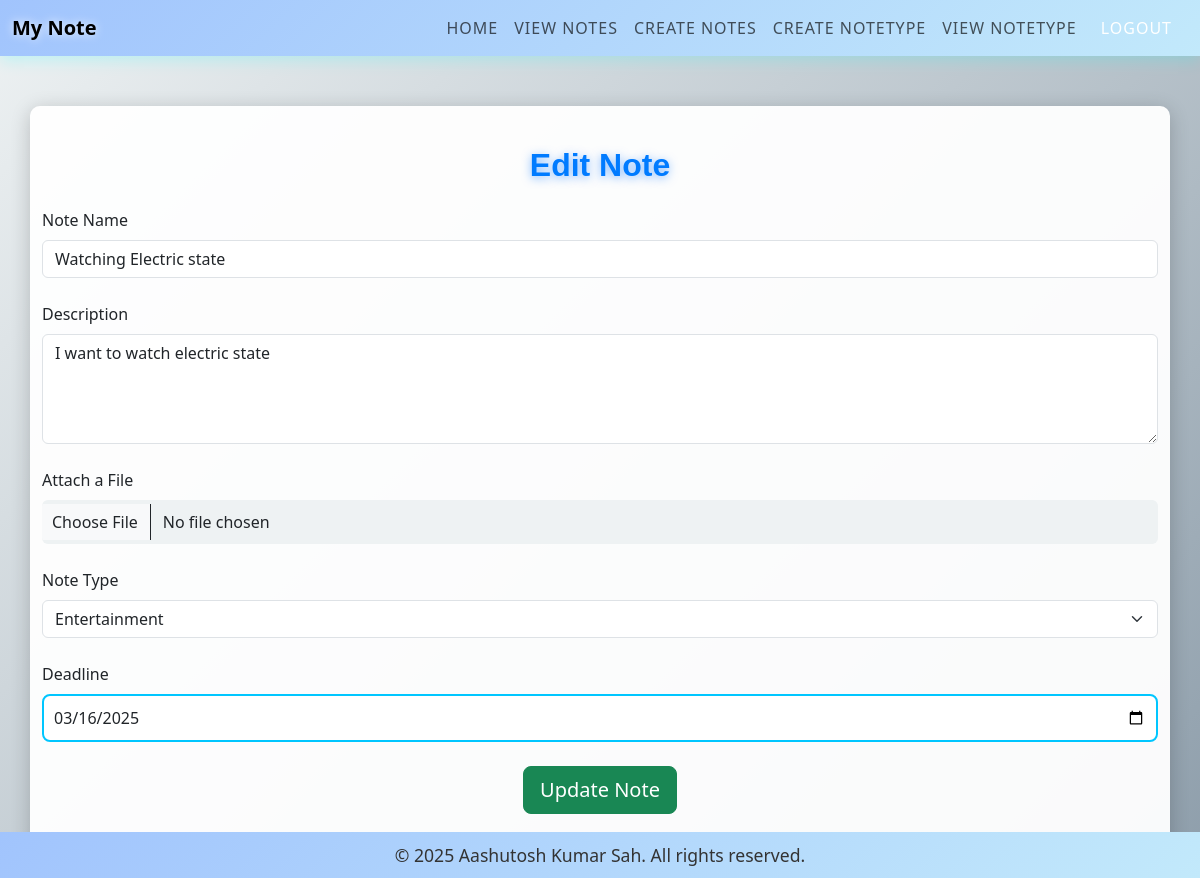
Screenshot of /edit_note/4/ (signed in) with the database file from the repository.
### base/models.py (models this page shows)
class Notes(models.Model):
    name = models.CharField(max_length=200)
    description = models.TextField()
    file = models.FileField(upload_to='media/')
    deadline_at = models.DateField( auto_now=True)
    user = models.ForeignKey(User, on_delete=models.CASCADE, null=True)
    type = models.ForeignKey(NoteType, on_delete=models.SET_NULL, null=True)
    created_at = models.DateField( auto_now_add=True)
    updated_at = models.DateField( auto_now=True)

class NoteType(models.Model):
    name = models.CharField(max_length=200)
    created_at = models.DateField( auto_now_add=True)
    updated_at = models.DateField( auto_now=True)

### base/views.py (the view, shortened to what this page needs)
# urls.py: path('edit_note/<int:pk>/', edit_note,  name= 'edit_note'),
@login_required
def edit_note(request, pk):
    note_obj = Notes.objects.get(id=pk, user=request.user)  # Fetch the note only if it belongs to the logged-in user
    notetype_objs = NoteType.objects.all()
    return render(request, 'edit_note.html', context={'Note': note_obj, 'NoteType': notetype_objs})

### templates/edit_note.html (shortened to what this page needs)
{% include "header.html" %}
<div class="container content">
    <h1 class="mb-4 text-center title">Edit Note</h1>
    <form method="post" enctype="multipart/form-data">
        <div class="mb-4">
            <label for="name" class="form-label">Note Name</label>
            <input type="text" class="form-control" id="name" name="name" placeholder="Enter the name of the note" value="{{ Note.name }}" required>
        </div>
        <div class="mb-4">
            <label for="description" class="form-label">Description</label>
            <textarea class="form-control" id="description" name="description" rows="4" placeholder="Enter a description for the note">{{ Note.description }}</textarea>
        </div>
        <div class="mb-4">
            <label for="file" class="form-label">Attach a File</label>
            <input type="file" class="form-control" name="file" id="file">
        </div>
        <div class="mb-4">
            <label for="type" class="form-label">Note Type</label>
            <select id="type" class="form-select" name="type">
                {% for i in NoteType %}
                    <option value="{{ i.id }}" {% if Note.type.id == i.id %} selected {% endif %}>{{ i.name }}</option>
                {% endfor %}
            </select>
        </div>
        <div class="mb-4">
            <label for="deadline_at" class="form-label">Deadline</label>
            <input type="date" class="form-control" id="deadline_at" name="deadline_at" value="{{ Note.deadline_at|date:'Y-m-d' }}">
        </div>
        <div class="text-center mb-4">
            <button type="submit" class="btn btn-success btn-lg submit-btn">Update Note</button>
        </div>
    </form>
</div>
{% include "footer.html" %}

### static/css/styles.css (style rules this page uses)
body { font-family: 'Arial', sans-serif; margin: 0; padding: 0; background: #f4f7fc; color: #333; line-height: 1.6; }
body { margin: 0; padding: 0; min-height: 100vh; }
body { padding-top: 80px; }
body { font-family: 'Arial', sans-serif; margin: 0; padding: 0; background: linear-gradient(135deg, #e0f7fa, #f8f9fa, #e3ecff); color: #333; line-height: 1.6; min-height: 100vh; display: flex; flex-direction: column; }
h1, h2, h3 { color: #222; text-align: center; font-weight: bold; }
:root { --primary-color: #00c6ff; --secondary-color: #0072ff; --accent-color: #ffcc00; --text-light: #ffffff; --text-dark: #222; --footer-bg: #0a0f1e; --bg-gradient: linear-gradient(135deg, #eef2f3, #8e9eab); }
body { font-family: 'Poppins', sans-serif; background: var(--bg-gradient); color: var(--text-dark); margin: 0; padding: 0; display: flex; flex-direction: column; min-height: 100vh; }
.content { max-width: 700px; background: rgba(255, 255, 255, 0.95); padding: 40px; border-radius: 10px; box-shadow: 0 4px 20px rgba(0, 0, 0, 0.2); margin: auto; margin-top: 50px; }
.title { font-size: 2rem; font-weight: bold; color: var(--secondary-color); text-shadow: 0px 2px 10px rgba(0, 114, 255, 0.5); }
.form-control, .form-select { border-radius: 8px; border: 2px solid var(--primary-color); transition: 0.3s ease-in-out; box-shadow: none; }
input[type="file"] { border: none; padding: 10px; cursor: pointer; background: #eef2f3; transition: 0.3s ease-in-out; }
input[type="date"] { background: rgba(255, 255, 255, 0.95); border-radius: 8px; border: 2px solid var(--primary-color); padding: 10px; }
.submit-btn { background: var(--secondary-color); color: var(--text-light); border-radius: 8px; transition: 0.3s ease-in-out; }
.title { color: #007bff; font-family: 'Arial', sans-serif; font-weight: 600; font-size: 2rem; }

### rows the page displays
Notes: name "Watching Electric state", description "I want to watch electric state", type "Entertainment", deadline_at "03/16/2025"
